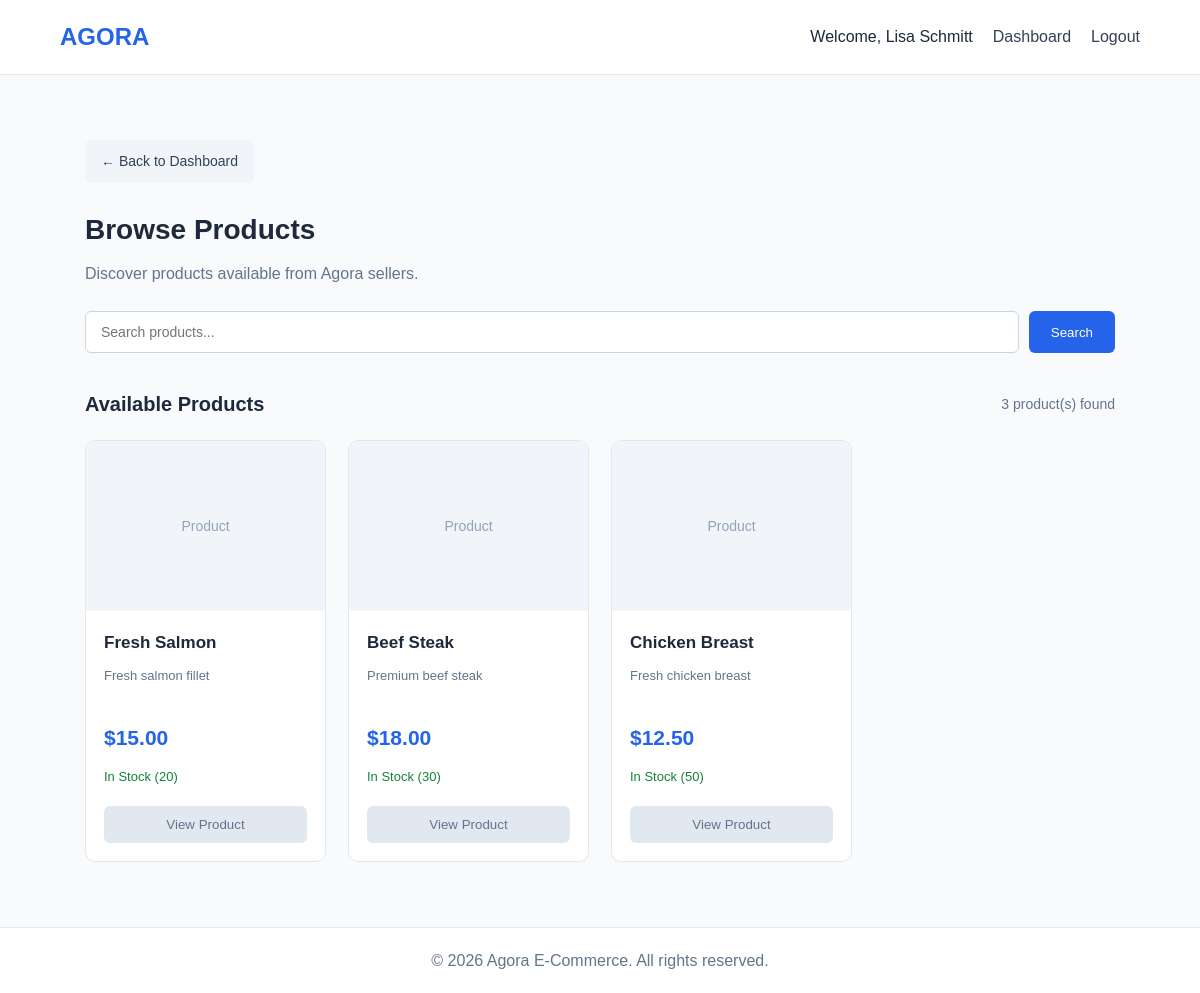
Screenshot of /index.php?page=browse-products (signed in) with the database file from the repository.
### tables this page shows
CREATE TABLE products (
    product_id INT AUTO_INCREMENT PRIMARY KEY,
    seller_id INT NOT NULL,
    product_name VARCHAR(150) NOT NULL,
    description TEXT,
    price DECIMAL(10, 2) NOT NULL,
    quantity INT NOT NULL DEFAULT 0,

    FOREIGN KEY (seller_id)
        REFERENCES users(user_id)
);

### controllers/productController.php (called while the page is built, shortened)
<?php
require_once __DIR__ . "/../models/Product.php";
class ProductController
{
    private $productModel;
    public function __construct($conn)
    {
        $this->productModel = new Product($conn);
    }
public function index()
{
    $search = trim($_GET["search"] ?? "");
    $products = $this->productModel->getAll($search);
    require __DIR__ . "/../views/buyer/products/index.php";
}
}
?>

### models/product.php (called while the page is built, shortened)
<?php
class Product
{
    private $conn;
    public function __construct($conn)
    {
        $this->conn = $conn;
    }
public function getAll($search = "")
{
    if ($search !== "") {
        $sql = "SELECT * FROM products
                WHERE product_name LIKE ?
                OR description LIKE ?
                ORDER BY product_id DESC";
        $stmt = $this->conn->prepare($sql);
        $keyword = "%" . $search . "%";
        $stmt->execute([
            $keyword,
            $keyword
        ]);
    } else {
        $sql = "SELECT * FROM products
                ORDER BY product_id DESC";
        $stmt = $this->conn->prepare($sql);
        $stmt->execute();
    }
    return $stmt->fetchAll(PDO::FETCH_ASSOC);
}
}
?>

### views/buyer/products/index.php (the view, shortened to what this page needs)
<?php
require __DIR__ . "/../../layouts/header.php";
?>
<link rel="stylesheet" href="css/buyer/products.css">
<section class="products-page">
<a href="index.php?page=buyer-dashboard" class="back-button">
    ← Back to Dashboard
</a>
<div class="products-heading">
    <div>
        <h1>Browse Products</h1>
        <p>Discover products available from Agora sellers.</p>
    </div>
</div>
    <form action="index.php" method="GET" class="search-form">
        <input
            type="text"
            name="search"
            placeholder="Search products..."
            value="<?= htmlspecialchars($search) ?>"
        >
        <button type="submit">Search</button>
    </form>
    <div class="products-section">
        <div class="products-section-heading">
            <h2>
                <?= $search !== "" ? "Search Results" : "Available Products" ?>
            </h2>
            <span>
                <?= count($products) ?> product(s) found
            </span>
        </div>
        <?php if (empty($products)): ?>
            <div class="empty-products">
                <h3>No Products Found</h3>
                <p>
                    <?php if ($search !== ""): ?>
                        No products matched your search. Try another keyword.
                    <?php else: ?>
                        There are currently no products available.
                    <?php endif; ?>
                </p>
            </div>
        <?php else: ?>
            <div class="products-grid">
                <?php foreach ($products as $product): ?>
                    <div class="product-card">
                        <div class="product-placeholder">
                            <span>Product</span>
                        </div>
                        <div class="product-content">
                            <h3>
                                <?= htmlspecialchars($product["product_name"]) ?>
                            </h3>
                            <p class="product-description">
                                <?= htmlspecialchars($product["description"] ?? "") ?>
                            </p>
                            <div class="product-price">
                                $<?= number_format((float)$product["price"], 2) ?>
                            </div>
                            <div class="product-stock">
                                <?php if ((int)$product["quantity"] > 0): ?>
                                    <span class="in-stock">
                                        In Stock (<?= (int)$product["quantity"] ?>)
                                    </span>
                                <?php else: ?>
                                    <span class="out-of-stock">
                                        Out of Stock
                                    </span>
                                <?php endif; ?>
                            </div>
                            <button
                                type="button"
                                class="view-product-button"
                                disabled
                            >
                                View Product
                            </button>
                        </div>
                    </div>
                <?php endforeach; ?>
            </div>
        <?php endif; ?>
    </div>
</section>
<?php
require __DIR__ . "/../../layouts/footer.php";
?>

### public/index.php (shortened to what this page needs)
<?php
require_once __DIR__ . "/../controllers/BusinessController.php";
require_once __DIR__ . "/../controllers/ProductController.php";
require_once __DIR__ . "/../controllers/AdminController.php";
$productController = new ProductController($conn);
$page = $_GET["page"] ?? "home";
switch ($page) {
case "browse-products":
    $productController->index();
    break;
}
?>

### views/layouts/header.php (shortened to what this page needs)
<!DOCTYPE html>
<html lang="en">
<head>
    <link rel="stylesheet" href="css/style.css">
</head>
<body>
<header class="main-header">
    <div class="container">
        <a href="index.php" class="logo">
            AGORA
        </a>
        <nav>
            <?php if (isset($_SESSION["user_id"])): ?>
                <span>
                    Welcome,
                    <?php echo htmlspecialchars($_SESSION["full_name"]); ?>
                </span>
                <a href="index.php?page=dashboard">Dashboard</a>
                <a href="index.php?page=logout">Logout</a>
            <?php else: ?>
                <a href="index.php?page=login">Login</a>
                <a href="index.php?page=register">Register</a>
            <?php endif; ?>
        </nav>
    </div>
</header>
<main class="container">

### views/layouts/footer.php (shortened to what this page needs)
</main>
<footer class="main-footer">
    <div class="container">
        <p>&copy; <?php echo date("Y"); ?> Agora E-Commerce. All rights reserved.</p>
    </div>
</footer>
</body>
</html>

### public/css/style.css (style rules this page uses)
* { margin: 0; padding: 0; box-sizing: border-box; }
body { font-family: Arial, sans-serif; background: #f8fafc; color: #1e293b; line-height: 1.6; }
.container { width: 90%; max-width: 1200px; margin: auto; }
.main-header { background: #ffffff; border-bottom: 1px solid #e2e8f0; padding: 18px 0; }
.main-header .container { display: flex; justify-content: space-between; align-items: center; }
.logo { color: #2563eb; font-size: 24px; font-weight: bold; text-decoration: none; }
.main-header nav { display: flex; gap: 20px; }
.main-header nav a { color: #334155; text-decoration: none; }
main { min-height: 75vh; padding: 30px 0; }
button { background: #2563eb; color: white; padding: 11px 18px; border: none; border-radius: 7px; cursor: pointer; }
.main-footer { background: white; border-top: 1px solid #e2e8f0; text-align: center; padding: 20px; color: #64748b; }

### public/css/buyer/products.css (style rules this page uses)
.products-page { max-width: 1200px; margin: 0 auto; padding: 35px 25px; color: #1e293b; }
.products-heading { display: flex; justify-content: space-between; align-items: center; gap: 20px; margin-bottom: 25px; }
.products-heading h1 { margin: 0 0 8px; font-size: 28px; }
.products-heading p { color: #64748b; margin: 0; }
.back-button { background: #f1f5f9; color: #334155; padding: 10px 16px; border-radius: 6px; text-decoration: none; font-size: 14px; }
.search-form { display: flex; gap: 10px; margin-bottom: 35px; }
.search-form input { flex: 1; padding: 12px 15px; border: 1px solid #cbd5e1; border-radius: 6px; font-size: 14px; }
.search-form button { background: #2563eb; color: white; border: none; padding: 12px 22px; border-radius: 6px; cursor: pointer; }
.products-section-heading { display: flex; justify-content: space-between; align-items: center; margin-bottom: 20px; }
.products-section-heading h2 { font-size: 20px; margin: 0; }
.products-section-heading span { color: #64748b; font-size: 14px; }
.products-grid { display: grid; grid-template-columns: repeat(auto-fill, minmax(240px, 1fr)); gap: 22px; }
.product-card { background: white; border: 1px solid #e2e8f0; border-radius: 10px; overflow: hidden; transition: box-shadow 0.2s, transform 0.2s; }
.product-placeholder { height: 170px; background: #f1f5f9; display: flex; justify-content: center; align-items: center; color: #94a3b8; font-size: 14px; }
.product-content { padding: 18px; }
.product-content h3 { font-size: 17px; margin: 0 0 10px; }
.product-description { color: #64748b; font-size: 13px; line-height: 1.5; min-height: 40px; margin-bottom: 15px; }
.product-price { color: #2563eb; font-size: 21px; font-weight: 700; margin-bottom: 12px; }
.product-stock { margin-bottom: 18px; font-size: 13px; }
.in-stock { color: #15803d; }
.view-product-button { width: 100%; padding: 11px; border: none; border-radius: 6px; background: #e2e8f0; color: #64748b; cursor: not-allowed; }
.back-button { display: inline-block; background: #f1f5f9; color: #334155; padding: 10px 16px; border-radius: 6px; text-decoration: none; font-size: 14px; margin-bottom: 25px; }

### rows the page displays
products: product_name "Fresh Salmon", description "Fresh salmon fillet", price "15.00", quantity "20"
products: product_name "Beef Steak", description "Premium beef steak", price "18.00", quantity "30"
products: product_name "Chicken Breast", description "Fresh chicken breast", price "12.50", quantity "50"

### other values shown
$_SESSION["full_name"] "Lisa Schmitt"
count($products) "3"
